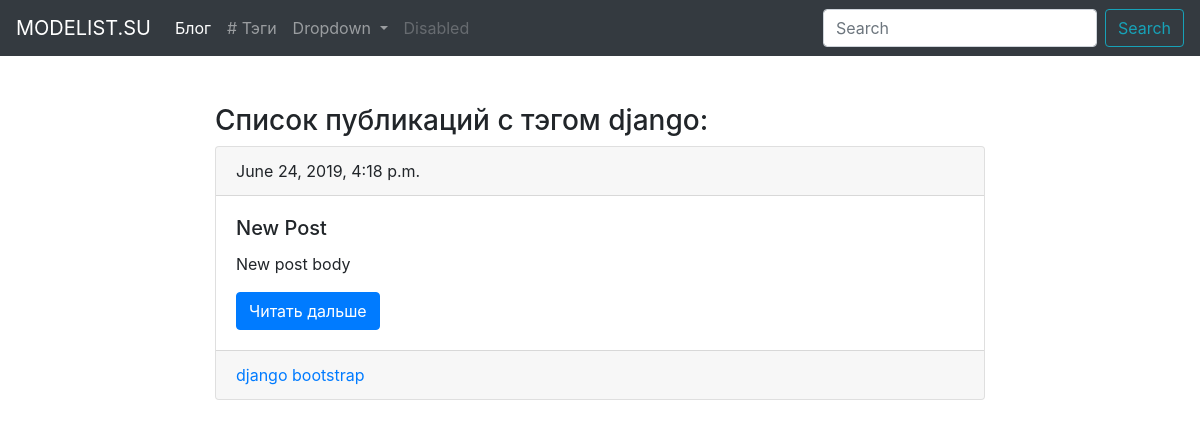
The page /blog/tag/django/ on the database as committed earlier.
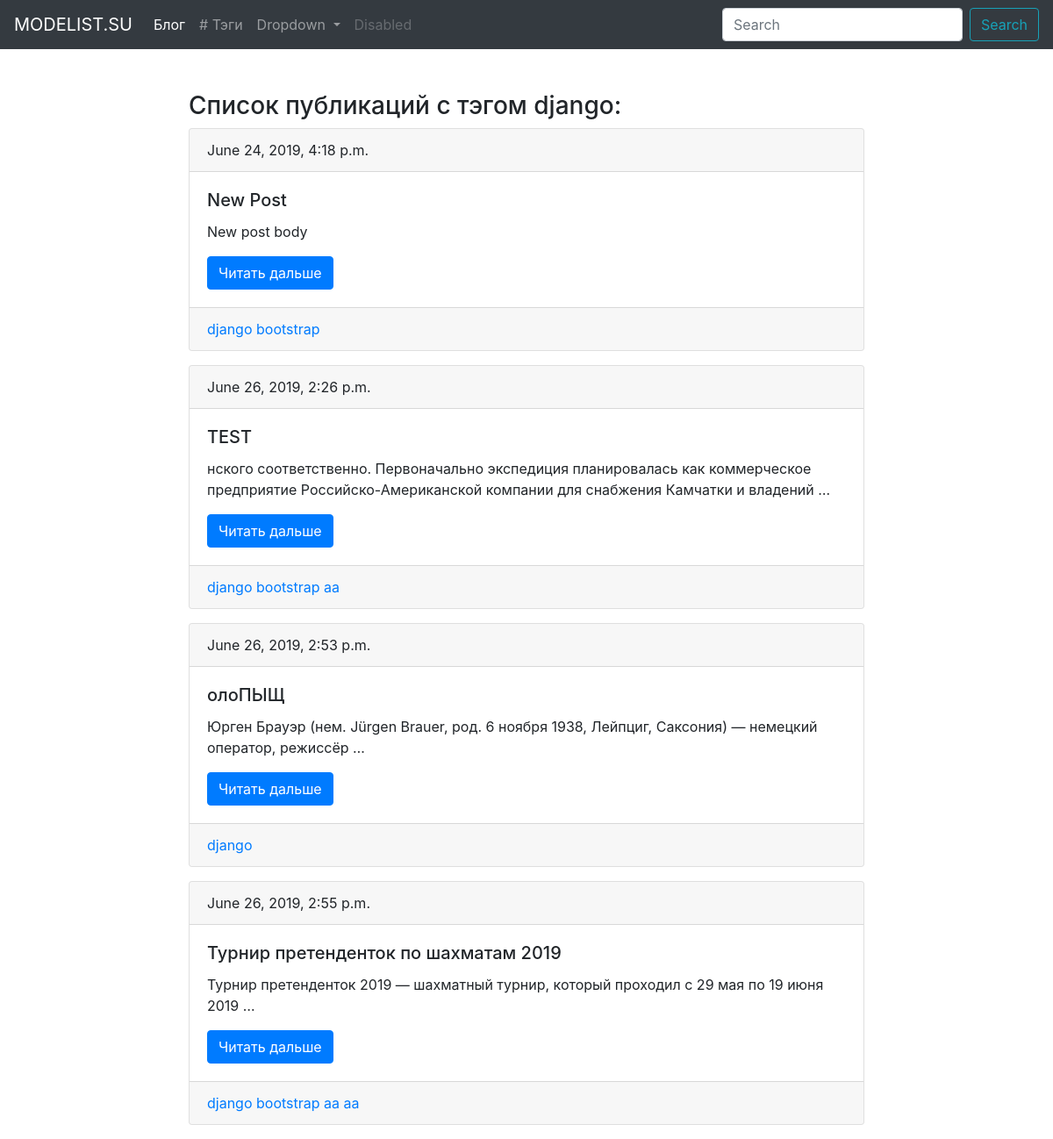
The same page on the database as committed later.
### blog/models.py (models this page shows, shortened)
class Tag(models.Model):
    title = models.CharField(max_length=50)
    slug = models.SlugField(max_length=50, unique=True)
    def get_absolute_url(self):
        return reverse('tag_detail_url', kwargs={'slug': self.slug})

class Post(models.Model):
    title = models.CharField(max_length=150, db_index=True)
    slug = models.SlugField(max_length=150, unique=True, blank=True)
    body = models.TextField(blank=True, db_index=True)
    date_pub = models.DateTimeField(auto_now_add=True)
    tags = models.ManyToManyField('Tag', related_name='posts', blank=True)
    def get_absolute_url(self):
        return reverse('post_detail_url', kwargs={'slug': self.slug})

### blog/views.py (the view)
# urls.py: path('tag/<slug>/', TagDetail.as_view(), name='tag_detail_url'),
class TagDetail(View):
    def get(self, request, slug):
        tag = get_object_or_404(Tag, slug__iexact=slug)
        return render(request, 'blog/tag_detail.html', context={'tag': tag})

### blog/templates/blog/tag_detail.html (shortened to what this page needs)
{% extends 'blog/blog_main.html' %}
{% block content %}
    <h3>Список публикаций с тэгом {{ tag.title }}:</h3>
    {% for post in tag.posts.all %}
        {% include 'blog/includes/post_card_template.html' %}
    {% endfor %}
{% endblock %}

### blog/templates/blog/blog_main.html (shortened to what this page needs)
{% extends 'main.html' %}

### templates/main.html (shortened to what this page needs)
<!DOCTYPE html>
<html lang="en">
<head>
    <link rel="stylesheet" href="https://stackpath.bootstrapcdn.com/bootstrap/4.3.1/css/bootstrap.min.css">
</head>
<body>
<nav class="navbar navbar-expand-lg navbar-dark bg-dark">
  <a class="navbar-brand" href="#">MODELIST.SU</a>
  <div class="collapse navbar-collapse" id="navbarSupportedContent">
    <ul class="navbar-nav mr-auto">
      <li class="nav-item active">
        <a class="nav-link" href="{% url 'post_list_url' %}">Блог</a>
      </li>
      <li class="nav-item">
        <a class="nav-link" href="{% url 'tag_list_url' %}"># Тэги</a>
      </li>
      <li class="nav-item dropdown">
        <a class="nav-link dropdown-toggle" href="#" id="navbarDropdown" role="button" data-toggle="dropdown" aria-haspopup="true" aria-expanded="false">
          Dropdown
        </a>
      </li>
      <li class="nav-item">
        <a class="nav-link disabled" href="#" tabindex="-1" aria-disabled="true">Disabled</a>
      </li>
    </ul>
    <form class="form-inline my-2 my-lg-0">
      <input class="form-control mr-sm-2" type="search" placeholder="Search" aria-label="Search">
      <button class="btn btn-outline-info my-2 my-sm-0" type="submit">Search</button>
    </form>
  </div>
</nav>
<div class="col-lg-8 offset-lg-2 mt-5">
    {% block content %}
    {% endblock %}
</div>
</body>
</html>

### blog/templates/blog/includes/post_card_template.html
 <div class="card mb-3">
    <div class="card-header">
        {{ post.date_pub }}
    </div>
    <div class="card-body">
        <h5 class="card-title">{{ post.title }}</h5>
        <p class="card-text">{{ post.body|truncatewords:15 }}</p>
        <a href="{{ post.get_absolute_url }}" class="btn btn-primary">Читать дальше</a>
    </div>
    <div class="card-footer text-muted">
        {% for tag in post.tags.all %}
            <a href="{{ tag.get_absolute_url }}">{{ tag.title }}</a>
        {% endfor %}
    </div>
</div>

Rows that differ between the two databases and show on the page:
added Post: date_pub "June 26, 2019, 2:26 p.m.", title "TEST", body "нского соответственно. Первоначально экспедиция планировалась как коммерческое предприятие Российско-Американской компании для снабжения Камчатки и владений …", Tag (title "django"), Tag (title "bootstrap")
now on this page (row unchanged): Tag: title "aa"
added Post: date_pub "June 26, 2019, 2:53 p.m.", title "олоПЫЩ", body "Юрген Брауэр (нем. Jürgen Brauer, род. 6 ноября 1938, Лейпциг, Саксония) — немецкий оператор, режиссёр …", Tag (title "django")
added Post: date_pub "June 26, 2019, 2:55 p.m.", title "Турнир претенденток по шахматам 2019", body "Турнир претенденток 2019 — шахматный турнир, который проходил с 29 мая по 19 июня 2019 …", Tag (title "django"), Tag (title "bootstrap")
now on this page (row unchanged): Tag: title "aa", shown under "June 26, 2019, 2:55 p.m."
